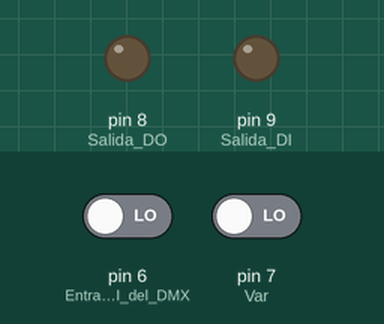
The sketch below on a simulated Arduino Uno, built with avr-gcc and run on an emulated ATmega328P. Shown: output pins drawn as LEDs (lit = HIGH). The test bench sets the inputs (shaded band); at power-on: pin 6 (Entrada_I_del_DMX) LOW, pin 7 (Var) LOW.

Above: at 1.2 s.
1.3 s: pin 6 (Entrada_I_del_DMX) driven HIGH
At 1.6 s:
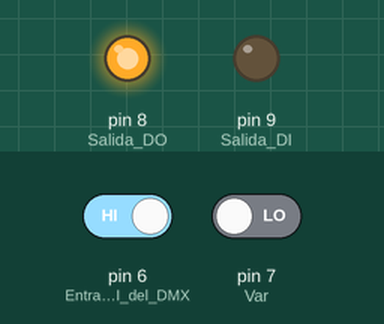
2.8 s: pin 7 (Var) driven HIGH
At 3.9 s:
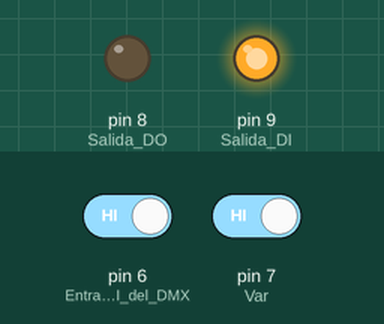
4.3 s: pin 7 (Var) driven LOW
At 5.1 s:
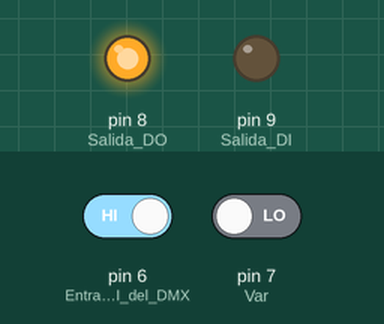
5.8 s: pin 6 (Entrada_I_del_DMX) driven LOW
At 6.2 s:
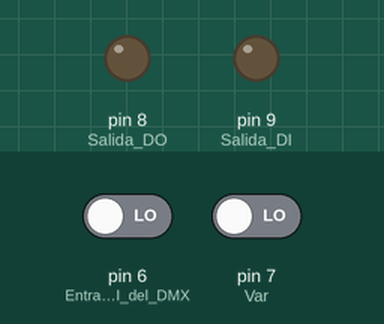
Timing chart, 0 to 8.3 s (numbered marks = the images above; inputs shaded):
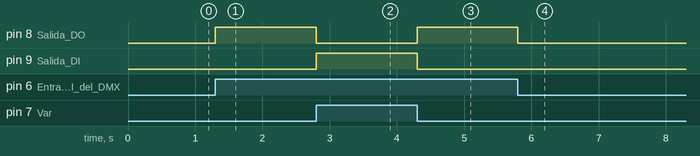

The sketch:

DMX1A2.ino
```cpp
//Autor:Dario Jorge Iglesias
boolean A,D0,D1,I;
void setup()
{
  pinMode(6,INPUT);//Entrada I del DMX
  pinMode(7,INPUT);//Var. de control A
  pinMode(8,OUTPUT);//Salida DO
  pinMode(9,OUTPUT);//Salida DI
}
void loop()
{
  I=digitalRead(6);//Leemos canal
  A=digitalRead(7);//variable de control
  D0=!A&I;//Funcion Salida DO
  D1=A&I;//Funcion Salida DI
  digitalWrite(8,D0);//Saca dato I por DO
  digitalWrite(9,D1);//Saca dato I por DI
}
```

Measured:
- after the input at 1.3 s, pin 8 (Salida_DO): LOW → HIGH at once
- after the input at 2.8 s, pin 8 (Salida_DO): HIGH → LOW at once; pin 9 (Salida_DI): LOW → HIGH at once
- after the input at 4.3 s, pin 8 (Salida_DO): LOW → HIGH at once; pin 9 (Salida_DI): HIGH → LOW at once
- after the input at 5.8 s, pin 8 (Salida_DO): HIGH → LOW at once
